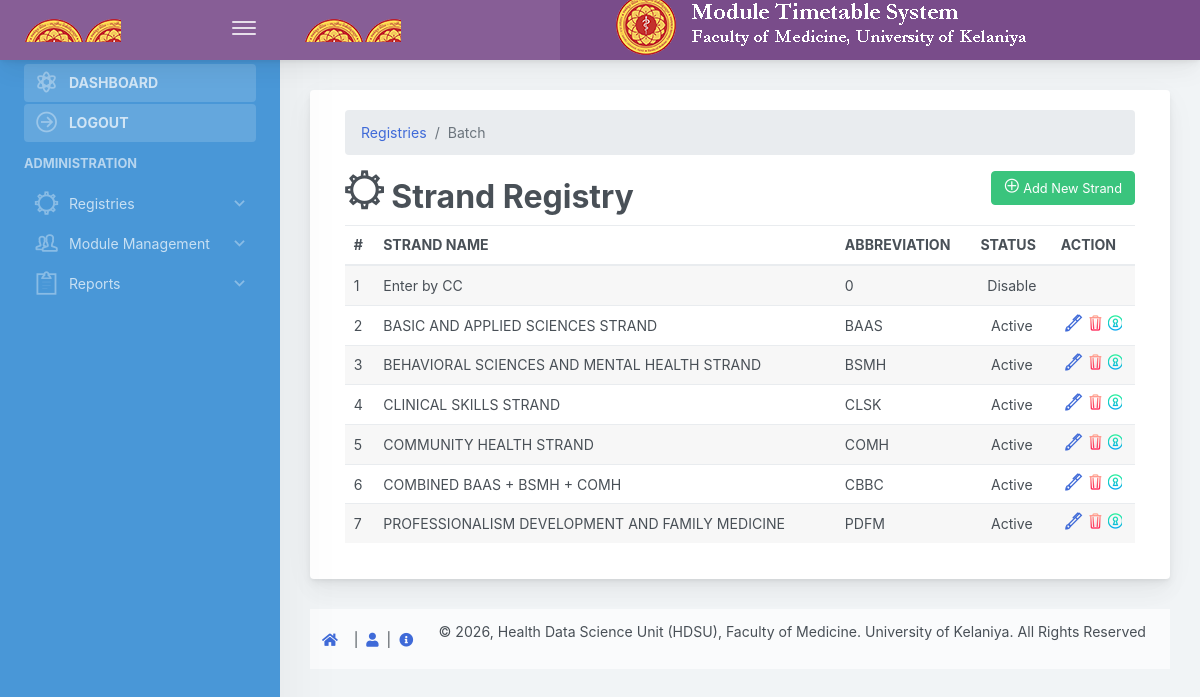
The page /pages/registry_strand.php (signed in) on the database its author committed.
### tables this page shows
CREATE TABLE `strand` (
  `sn_id` int(11) NOT NULL,
  `sn_nm` varchar(50) NOT NULL,
  `sn_abr` varchar(10) NOT NULL,
  `sn_st` smallint(6) NOT NULL COMMENT '0-Not Available; 1-Available',
  `sn_st_change_on` date NOT NULL
);

### web/pages/registry_strand.php (the view, shortened to what this page needs)
<?php
if(!isset($_SESSION["userLoggedIn"]) || $_SESSION["userLoggedIn"] !== true)
{
    header('Location:../login.php');
    die();
}else {
?>
    <?php include 'headtag.php'; ?>
<body>
    <div class="app-container app-theme-white body-tabs-shadow fixed-sidebar fixed-header">
 <?php include 'header-top.php'; ?>
<div class="app-main">
<?php include 'navbar-left.php'; ?>
      <div class="app-main__outer">
            <div class="app-main__inner">
         	<div class="main-card mb-3 card">
                <div class="card-body">
<div class="container">
    <nav class="" aria-label="breadcrumb">
        <ol class="breadcrumb">
            <li class="breadcrumb-item"><a href="registry_home.php">Registries</a></li>
            <li class="active breadcrumb-item" aria-current="page">Batch</li>
        </ol>
    </nav>
        <div class="table-wrapper">
            <div class="table-title">
                <div class="row">
                    <div class="col-sm-8">
                        <h2><i class="pe-7s-settings"></i> <b>Strand Registry</b></h2>
					</div>
					<div class="col-sm-4" align="right" style="padding-bottom:10px" >
						<a href="#addStrandModal" class="btn btn-success" data-toggle="modal"><i class="pe-7s-plus"></i> <span>Add New Strand</span></a>
					</div>
                </div>
            </div>
            <table class="table table-striped table-hover">
                <thead>
                    <tr>
						<th>#</th>
						<th>STRAND NAME</th>
                        <th>ABBREVIATION</th>
                        <th>STATUS</th>
						<th>ACTION</th>
                    </tr>
                </thead>
				<tbody>
				<?php
				$result = mysqli_query($conn,"SELECT * FROM strand ORDER BY sn_id ASC;");
					$i=1;
					while($row = mysqli_fetch_array($result)) {
				?>
				<tr id="<?php echo $row["sn_id"]; ?>">
					<td><?php echo $i; ?></td>
					<td><?php echo $row["sn_nm"]; ?></td>
					<td><?php echo $row["sn_abr"]; ?></td>
                    <td align="center">
 <?php
 if($row["sn_st"]==0) echo "Disable";
 if($row["sn_st"]==1) echo "Active";
 ?>
                    </td>
					<td align="center">
  <?php  if($row["sn_st"]==1) { ?>
                        <a href="#editStrandModal" class="edit" data-toggle="modal">
                            <i class="pe-7s-pen update" data-toggle="tooltip"
                               data-id="<?php echo $row["sn_id"]; ?>"
                               data-bno="<?php echo $row["sn_nm"]; ?>"
                               data-byr="<?php echo $row["sn_abr"]; ?>"
                               title="Edit"></i>
                        </a>
						<a href="#deleteStrandModal" class="delete" data-id="<?php echo $row["b_no"]; ?>" data-toggle="modal"><i class="pe-7s-trash icon-gradient bg-love-kiss" data-toggle="tooltip" title="Delete"></i></a>
                        <a href="#disableStrandModal" class="disable" data-id="<?php echo $row["b_no"]; ?>" data-toggle="modal"><i class="pe-7s-door-lock icon-gradient bg-happy-itmeo" data-toggle="tooltip" title="Disable"></i></a>
  <?php } ?>
                    </td>
				</tr>
				<?php
				$i++;
				}
				?>
				</tbody>
			</table>
        </div>
				</div>
			</div>
                    </div>
                <?php include 'footer.php';
                ?>
            </div>
        </div>
    </div>
<script type="text/javascript" src="assets/scripts/main.js"></script></body>
</html>
<?php } ?>

### rows shown on the page
strand: sn_nm "Enter by CC", sn_abr "0", sn_st "Disable"
strand: sn_nm "BASIC AND APPLIED SCIENCES STRAND", sn_abr "BAAS", sn_st "Active"
strand: sn_nm "BEHAVIORAL SCIENCES AND MENTAL HEALTH STRAND", sn_abr "BSMH", sn_st "Active"
strand: sn_nm "CLINICAL SKILLS STRAND", sn_abr "CLSK", sn_st "Active"
strand: sn_nm "COMMUNITY HEALTH STRAND", sn_abr "COMH", sn_st "Active"
strand: sn_nm "COMBINED BAAS + BSMH + COMH", sn_abr "CBBC", sn_st "Active"
strand: sn_nm "PROFESSIONALISM DEVELOPMENT AND FAMILY MEDICINE", sn_abr "PDFM", sn_st "Active"
